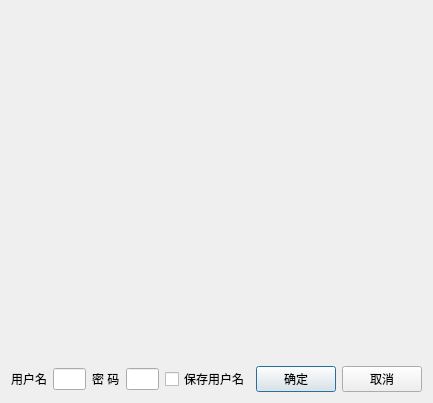
<?xml version="1.0" encoding="UTF-8"?>
<ui version="4.0">
 <class>QDlgLogin</class>
 <widget class="QDialog" name="QDlgLogin">
  <property name="geometry">
   <rect>
    <x>0</x>
    <y>0</y>
    <width>433</width>
    <height>403</height>
   </rect>
  </property>
  <property name="windowTitle">
   <string>Dialog</string>
  </property>
  <layout class="QGridLayout" name="gridLayout">
   <item row="0" column="0">
    <widget class="QLabel" name="label">
     <property name="text">
      <string/>
     </property>
     <property name="pixmap">
      <pixmap>favicon3.ico</pixmap>
     </property>
     <property name="scaledContents">
      <bool>true</bool>
     </property>
    </widget>
   </item>
   <item row="1" column="0">
    <layout class="QHBoxLayout" name="horizontalLayout">
     <item>
      <widget class="QLabel" name="label_2">
       <property name="text">
        <string>用户名</string>
       </property>
      </widget>
     </item>
     <item>
      <widget class="QLineEdit" name="editUser"/>
     </item>
     <item>
      <widget class="QLabel" name="label_3">
       <property name="text">
        <string>密 码</string>
       </property>
      </widget>
     </item>
     <item>
      <widget class="QLineEdit" name="editPSWD"/>
     </item>
     <item>
      <widget class="QCheckBox" name="chkBoxSave">
       <property name="text">
        <string>保存用户名</string>
       </property>
      </widget>
     </item>
     <item>
      <widget class="QPushButton" name="btnOK">
       <property name="text">
        <string>确定</string>
       </property>
       <property name="icon">
        <iconset>
         <normaloff>favicon29.ico</normaloff>favicon29.ico</iconset>
       </property>
      </widget>
     </item>
     <item>
      <widget class="QPushButton" name="btnCancel">
       <property name="text">
        <string>取消</string>
       </property>
       <property name="icon">
        <iconset>
         <normaloff>favicon10.ico</normaloff>favicon10.ico</iconset>
       </property>
      </widget>
     </item>
    </layout>
   </item>
  </layout>
 </widget>
 <resources/>
 <connections>
  <connection>
   <sender>btnCancel</sender>
   <signal>clicked()</signal>
   <receiver>QDlgLogin</receiver>
   <slot>reject()</slot>
   <hints>
    <hint type="sourcelabel">
     <x>552</x>
     <y>442</y>
    </hint>
    <hint type="destinationlabel">
     <x>396</x>
     <y>246</y>
    </hint>
   </hints>
  </connection>
 </connections>
</ui>
